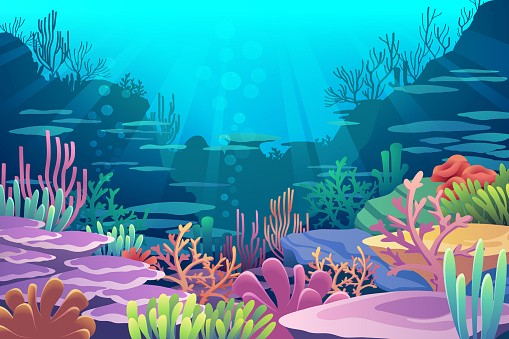
#> input picture animated-fish-tank/sea.jpeg, 509 x 339 px, given in place of the camera
$ python invisible-cloak.py
#> lines starting #> are read from the running program, lines starting #| are printed output that depends on the picture; after the words box and inside, x2 and y2 are one past the last pixel; in counts of white or black regions, pixels touching at a corner belong together
#Importing libraries
import numpy as np
import cv2
import time
#Recording and caching the background for each frame.
cap=cv2.VideoCapture(0)#Read from the web cam
time.sleep(3) #for the system to sleep for 3 second before the webcam starts
for i in range(30):
    retval,back=cap.read()
#> this loop made 30 passes
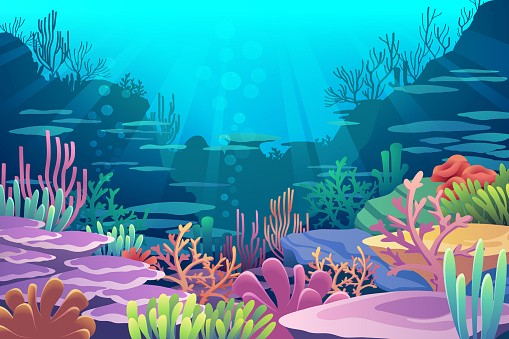
#> input picture animated-fish-tank/sea.jpeg, 509 x 339 px, given in place of the camera
back=np.flip(back,axis=1)
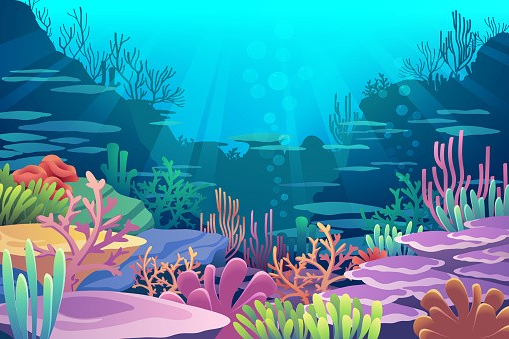
#> back: shape (339, 509, 3); mean B, G, R 168.6, 146.1, 66.4
cap=cv2.VideoCapture(0)
## detecting the red portion In each frame
while (cap.isOpened()):  ##Read every Frame from the webcam, until the camera is open
    ret,img=cap.read()
#> img is the input picture: shape (339, 509, 3); mean B, G, R 168.6, 146.1, 66.4
    if ret:
        img=np.flip(img,axis=1)

        ##convert the color space from BGR to HSV
        hsv=cv2.cvtColor(img,cv2.COLOR_BGR2HSV)
#> hsv: shape (339, 509, 3); mean H, S, V 101.4, 189, 181.8

        ##Generat masks to detect red color
        lower_red = np.array([0,120,70])
        upper_red = np.array([10,255,255])
        mask1 = cv2.inRange(hsv,lower_red,upper_red)
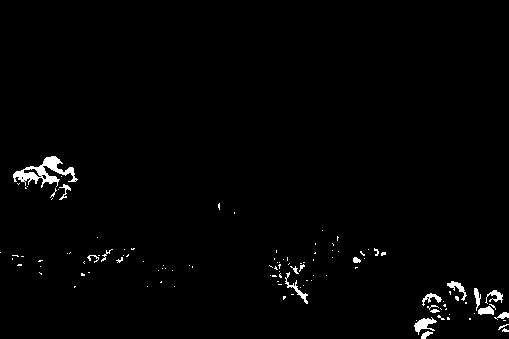
#> mask1: shape (339, 509); 1.4% white; 117 white regions (97 under 20 px), largest, box (x1, y1, x2, y2) and area: (13, 156, 78, 188) 751, (414, 317, 437, 335) 185, (285, 272, 308, 304) 138

        lower_red = np.array([170,120,70])
        upper_red = np.array([180,255,255])
        mask2 = cv2.inRange(hsv,lower_red,upper_red)
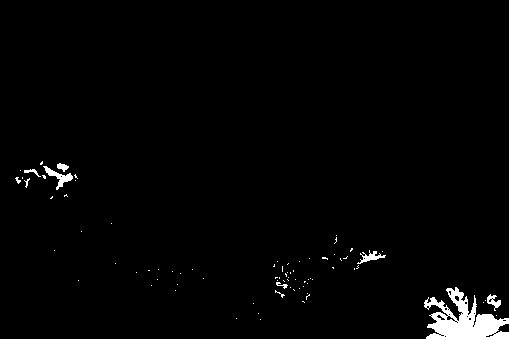
#> mask2: shape (339, 509); 1.8% white; 81 white regions (72 under 20 px), largest, box (x1, y1, x2, y2) and area: (424, 287, 509, 339) 2220, (43, 166, 73, 190) 216, (357, 250, 386, 264) 145
        mask1+=mask2
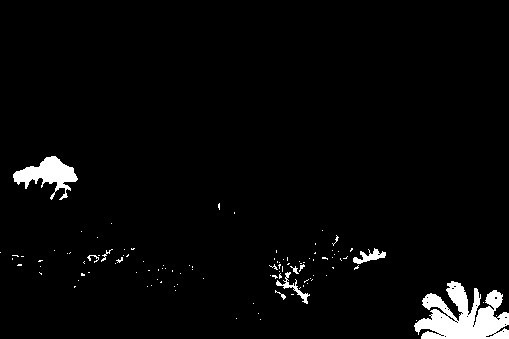
#> mask1: shape (339, 509); 3.2% white; 106 white regions (97 under 20 px), largest, box (x1, y1, x2, y2) and area: (414, 281, 509, 339) 3304, (13, 156, 78, 200) 1250, (353, 248, 386, 264) 232

        ###Replacing the red portion with a mask image in each frame
        mask = cv2.morphologyEx(mask1, cv2.MORPH_OPEN, np.ones((5,5),np.uint8))
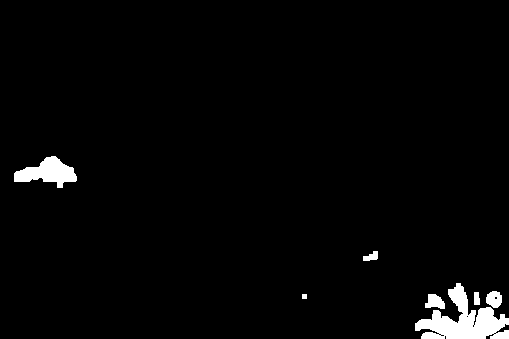
#> mask: shape (339, 509); 2.4% white; 7 white regions, largest, box (x1, y1, x2, y2) and area: (415, 283, 509, 339) 2455, (14, 156, 77, 188) 1089, (425, 294, 445, 309) 212
        img[np.where(mask==255)]=back[np.where(mask==255)]

         #Final output
        cv2.imshow("Harry Potter's invisible secret revealed",img)
    key = cv2.waitKey(1)
#> (key q is pressed here)
    if key==ord("q"):
        break
cap.release()
cv2.destroyAllWindows()
